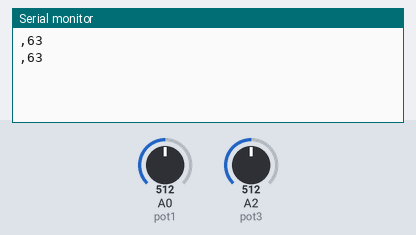
Recording of a sketch running on a simulated Arduino Uno, built with avr-gcc and run on an emulated ATmega328P. Shown: the last lines printed to the serial monitor. The test bench sets the inputs (shaded band); at power-on: A0 (pot1) = 512, A2 (pot3) = 512.

Above: at 1.2 s.
1.3 s: A0 (pot1) set to 716
At 1.8 s:
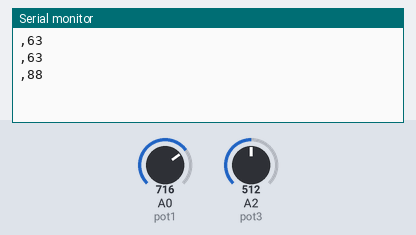
2.8 s: A2 (pot3) set to 306
At 4.0 s:
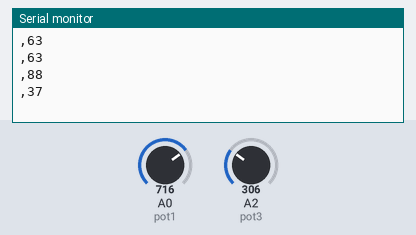
4.3 s: A0 (pot1) set to 900
At 5.3 s:
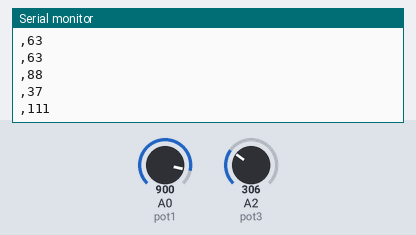
5.8 s: A2 (pot3) set to 122
At 6.4 s:
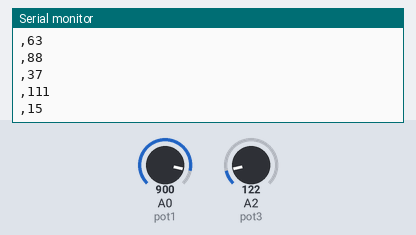
Timing chart, 0 to 8.3 s (numbered marks = the images above; inputs shaded):
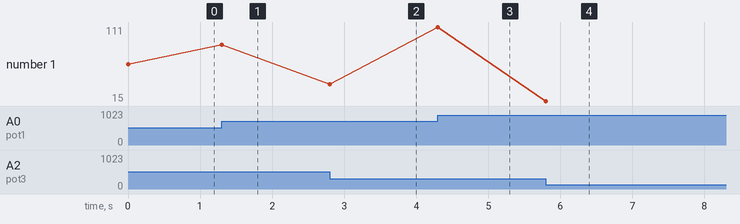

The sketch:

Encoder_Controller.ino
```cpp
#define TOLERANCE 4

int LastValue[] = {A0, A1, A2, A3, A4, A5};

int pot1 = A0;
int pot2 = A1;
int pot3 = A2;
int pot4 = A3;
int pot5 = A4;
int pot6 = A5;

int lastPot1Value, lastPot2Value = 0;
int value = 0;

void SendValue(int Pin, int val){
  String PinString;
  //do I need to send a comma delimited string?
  //do I need to convert the Pin integer values to the Analog label?
  //Serial.print(Pin);
  /*int pin_written = Serial.write(Pin);
  if (pin_written = 0)
    {
    Serial.println("Write Pin to port failed");
    }
  int value_written = Serial.write(x);
  if (value_written = 0)
    {
    Serial.println("Write Value to port failed");
    }*/
  //Serial.print(" : Sending to Pi = ");
  //Serial.println(x);
  int x = map(val, 0, 1023, 0, 127);
  if (Pin == 54) {
    PinString = "A0";
  }
  if (Pin == 56) {
    PinString = "A1";
  }
  //String PinString = String(Pin);
  String ValueString = String(x);
  String Message = PinString + "," + ValueString + "\r\n";
  Serial.print(Message);
  //for (int i = 0; i < Message.length(); i++)
  //  {
  //  Serial.write(Message[i]);
  //  }
}


void ReadAnalogPin (int x, int Pin, int value)
{
  int diff = 0;
  diff = abs(value - LastValue[x]);
  if (diff > TOLERANCE )
    {
    if (value != LastValue[x])
      {
      SendValue(Pin, value);
      LastValue[x] = value;
      }
    }
}


void setup()
{
  Serial.begin(57600);  //For some reason my code only works at 115200..
  pinMode(pot1, INPUT);
  pinMode(pot2, INPUT);
  pinMode(pot3, INPUT);
  pinMode(pot4, INPUT);
  pinMode(pot5, INPUT);
  pinMode(pot6, INPUT);
}

void loop()
{
  //This shows the pin floating....I may need a cap on the pot
  /*value = analogRead(pot1);
  if (value != lastPot1Value)
    {
    Serial.print("!pos1 ");
    Serial.print(value);
    Serial.println(" ;");
    lastPot1Value = value;
    }

  value = analogRead(pot2);
  if (value != lastPot2Value)
    {
    Serial.print("!pos2 ");
    Serial.print(value);
    Serial.println(" ;");
    lastPot2Value = value;
    }*/
  ReadAnalogPin(1, pot1, analogRead(pot1));
  //ReadAnalogPin(2, pot2, analogRead(pot2));
  ReadAnalogPin(3, pot3, analogRead(pot3));
  //ReadAnalogPin(4, pot4, analogRead(pot4));
  //ReadAnalogPin(5, pot5, analogRead(pot5));
  //ReadAnalogPin(6, pot6, analogRead(pot6));

  //while(!Serial.available());  //wait until a byte was received
  //Serial.println(Serial.read());//output received byte
}


//Saving for later.....
/*
  SerialEvent occurs whenever a new data comes in the hardware serial RX. This
  routine is run between each time loop() runs, so using delay inside loop can
  delay response. Multiple bytes of data may be available.
*/

/*void serialEvent() {
  while (Serial.available()) {
    // get the new byte:
    char inChar = (char)Serial.read();
    // add it to the inputString:
    inputString += inChar;
    // if the incoming character is a newline, set a flag so the main loop can
    // do something about it:
    if (inChar == '\n') {
      stringComplete = true;
    }
  }
}*/
```

Measured:
- after the input at 1.3 s, the serial monitor: prints a new line at once (image 1)
- after the input at 2.8 s, the serial monitor: prints a new line at once (image 2)
- after the input at 4.3 s, the serial monitor: prints a new line at once (image 3)
- after the input at 5.8 s, the serial monitor: prints a new line at once (image 4)
- plotted number 1: 63 → 88 after the input at 1.3 s, 88 → 37 after the input at 2.8 s, 37 → 111 after the input at 4.3 s, 111 → 15 after the input at 5.8 s
